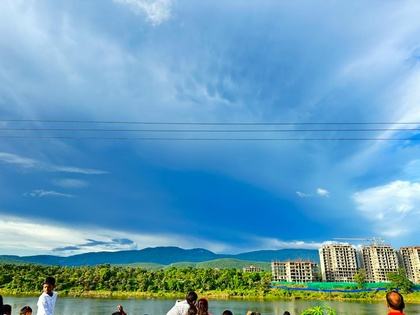
%> input picture main/img/1.jpg, 420 x 315 px, shrunk from 1024 x 768 before the run
$ octave rician.m   (GNU Octave 9; MATLAB toolbox functions it lacks are replaced by stand-ins)
%> lines starting %> are read from the running program, lines starting %| are printed output that depends on the picture

% Load the image
image = imread('img\1.jpg');
%> image is the input picture: size 315x420x3 uint8; mean R, G, B 102.4, 158.8, 188.2

% Create a figure to display the images
figure;

% Loop through noise levels
for i = 1:9
    % Calculate noise level
    noise_level = i * 10;

 %Rician Noise
                    % Calculate the Rician noise parameters
                    s = noise_level/100 * double(max(image(:)));
                    r = s / sqrt(2);

                    % Generate the Rician noise
                    noise = r * (randn(size(image)) + 1i * randn(size(image)));
                    noisy = double(image) + real(noise);

                    % Convert the noisy image to uint8 format
                    noisy = uint8(max(min(noisy, 255), 0));

    % Display the noisy image
    subplot(3, 3, i);
    imshow(noisy);
    title(sprintf('Noise Level: %d%%', noise_level));
end
%> this loop made 9 passes
%> (s, r) on passes 1 to 9: (25.5, 18.03), (51, 36.06), (76.5, 54.09), (102, 72.12), (127.5, 90.16), (153, 108.2), (178.5, 126.2), (204, 144.2), (229.5, 162.3)
%> pass 1, `noisy = double(image) + real(noise);`:
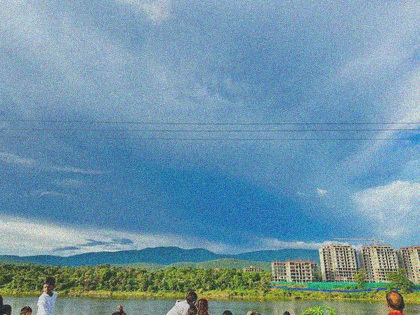
%> noisy: size 315x420x3 double; mean R, G, B 102.3, 158.8, 188.3; drawn with min black and max white
%> pass 1, `noisy = uint8(max(min(noisy, 255), 0));`:
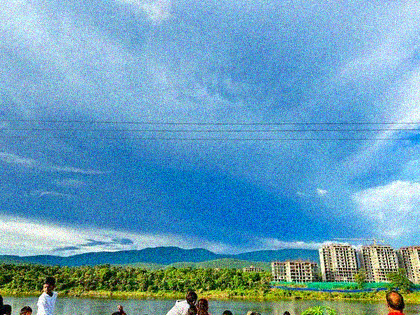
%> noisy: size 315x420x3 uint8; mean R, G, B 102.8, 158.8, 188
%> pass 2, `noisy = double(image) + real(noise);`:
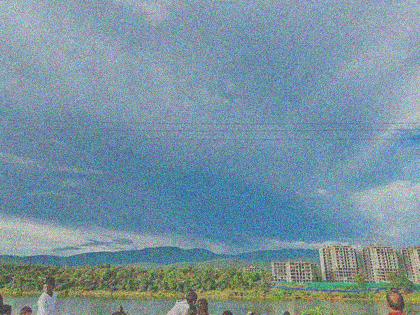
%> noisy: size 315x420x3 double; mean R, G, B 102.3, 158.8, 188.1; drawn with min black and max white
%> pass 2, `noisy = uint8(max(min(noisy, 255), 0));`:
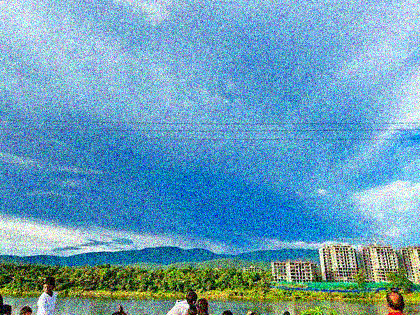
%> noisy: size 315x420x3 uint8; mean R, G, B 103.7, 158.3, 186
%> after the loop:
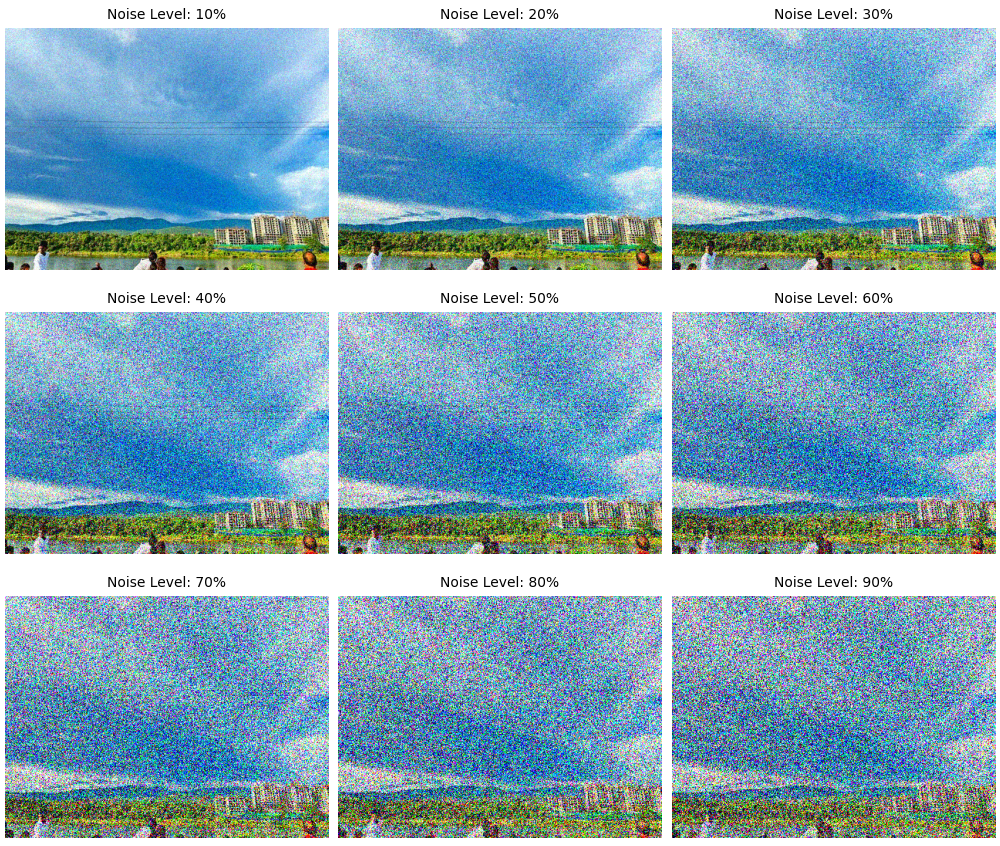
%> figure redrawn from the program's plot data, 9 panels

$ run again, with main/img/2.jpg copied over main/img/1.jpg
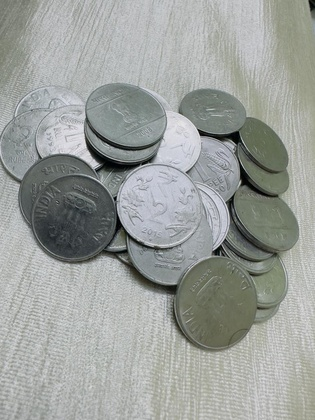
%> input picture main/img/2.jpg, 315 x 420 px, shrunk from 768 x 1024 before the run
%> image is the input picture: size 420x315x3 uint8; mean R, G, B 155.7, 159.3, 155.6
%> the loop `for i = 1:9` made 9 passes
%> (s, r) on passes 1 to 8: (23.7, 16.76), (47.4, 33.52), (71.1, 50.28), (94.8, 67.03), (118.5, 83.79), (142.2, 100.6), (165.9, 117.3), (189.6, 134.1)
%> pass 1, `noisy = uint8(max(min(noisy, 255), 0));`:
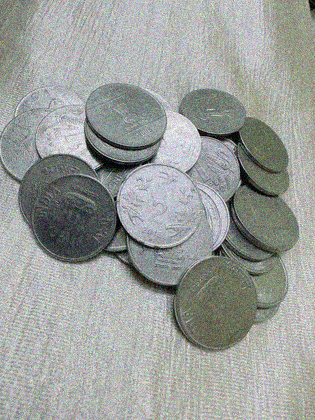
%> noisy: size 420x315x3 uint8; mean R, G, B 155.7, 159.3, 155.7
%> pass 2, `noisy = uint8(max(min(noisy, 255), 0));`:
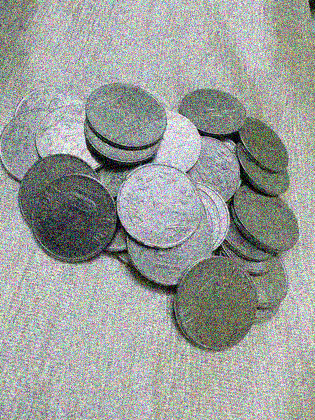
%> noisy: size 420x315x3 uint8; mean R, G, B 155.6, 159.1, 155.4

$ run again, with main/img/3.jpg copied over main/img/1.jpg
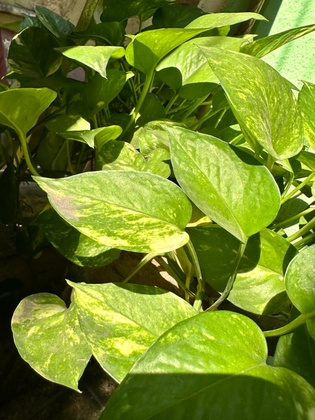
%> input picture main/img/3.jpg, 315 x 420 px, shrunk from 768 x 1024 before the run
%> image is the input picture: size 420x315x3 uint8; mean R, G, B 112.3, 131.5, 39.7
%> the loop `for i = 1:9` made 9 passes
%> (s, r) on passes 1 to 8: (25.5, 18.03), (51, 36.06), (76.5, 54.09), (102, 72.12), (127.5, 90.16), (153, 108.2), (178.5, 126.2), (204, 144.2)
%> pass 1, `noisy = uint8(max(min(noisy, 255), 0));`:
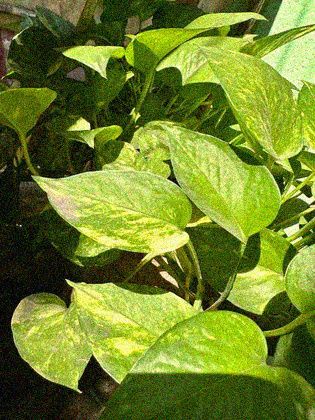
%> noisy: size 420x315x3 uint8; mean R, G, B 112.4, 131.3, 42.7
%> pass 2, `noisy = uint8(max(min(noisy, 255), 0));`:
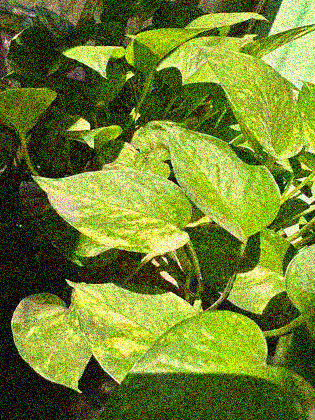
%> noisy: size 420x315x3 uint8; mean R, G, B 113.1, 130.9, 46.8

$ run again, with main/img/4.jpg copied over main/img/1.jpg
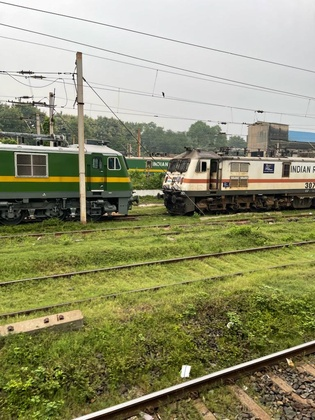
%> input picture main/img/4.jpg, 315 x 420 px, shrunk from 768 x 1024 before the run
%> image is the input picture: size 420x315x3 uint8; mean R, G, B 144.4, 144.6, 110
%> the loop `for i = 1:9` made 9 passes
%> (s, r) on passes 1 to 8: (25.5, 18.03), (51, 36.06), (76.5, 54.09), (102, 72.12), (127.5, 90.16), (153, 108.2), (178.5, 126.2), (204, 144.2)
%> pass 1, `noisy = uint8(max(min(noisy, 255), 0));`:
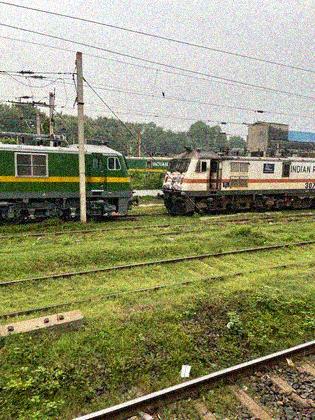
%> noisy: size 420x315x3 uint8; mean R, G, B 144.1, 144.5, 110.3
%> pass 2, `noisy = uint8(max(min(noisy, 255), 0));`:
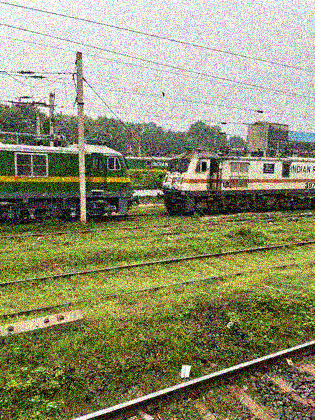
%> noisy: size 420x315x3 uint8; mean R, G, B 143.2, 143.5, 110.4
